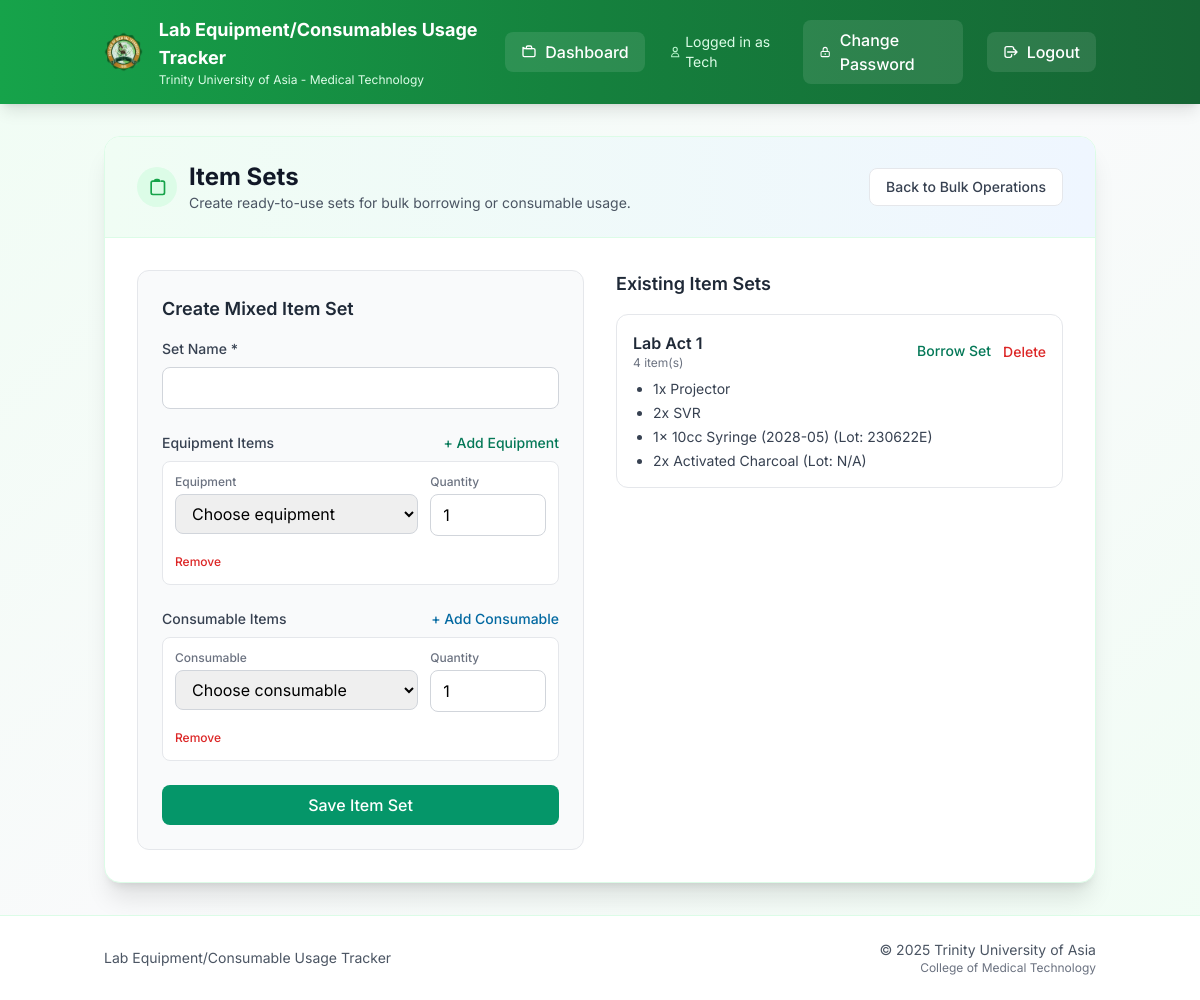
/item_sets (signed in), run on the app's committed database.
### models.py (models this page shows)
class ItemSet(db.Model):
    id = db.Column(db.Integer, primary_key=True)
    name = db.Column(db.String(120), nullable=False)
    set_type = db.Column(db.String(20), nullable=True, default='mixed')  # legacy compatibility
    created_by = db.Column(db.Integer, db.ForeignKey('user.id'), nullable=True)
    created_at = db.Column(db.DateTime, default=db.func.current_timestamp())
    items = db.relationship('ItemSetItem', backref='item_set', cascade='all, delete-orphan')
    creator = db.relationship('User', backref='item_sets')

class ItemSetItem(db.Model):
    id = db.Column(db.Integer, primary_key=True)
    set_id = db.Column(db.Integer, db.ForeignKey('item_set.id'), nullable=False)
    equipment_id = db.Column(db.Integer, db.ForeignKey('equipment.id'), nullable=True)
    consumable_id = db.Column(db.Integer, db.ForeignKey('consumable.id'), nullable=True)
    quantity = db.Column(db.Integer, default=1, nullable=False)
    equipment = db.relationship('Equipment', backref='item_set_items')
    consumable = db.relationship('Consumable', backref='item_set_items')

class Equipment(db.Model):
    id = db.Column(db.Integer, primary_key=True)
    description = db.Column(db.String(200), nullable=False)
    qty = db.Column(db.Integer)
    date_purchased = db.Column(db.String(20))
    serial_number = db.Column(db.String(100))
    brand_name = db.Column(db.String(100))
    model = db.Column(db.String(100))
    remarks = db.Column(db.String(100))
    location = db.Column(db.String(200))
    barcode = db.Column(db.String(50), nullable=True)  # Barcode for quick scanning

class Consumable(db.Model):
    id = db.Column(db.Integer, primary_key=True)
    balance_stock = db.Column(db.Integer)
    unit = db.Column(db.String(50))
    description = db.Column(db.String(200))
    expiration = db.Column(db.String(20))
    lot_number = db.Column(db.String(50))
    date_received = db.Column(db.String(20))
    items_out = db.Column(db.Integer)
    items_on_stock = db.Column(db.Integer)
    previous_month_stock = db.Column(db.Integer)
    units_consumed = db.Column(db.Integer)
    units_expired = db.Column(db.Integer)
    is_returnable = db.Column(db.Boolean, default=False, nullable=False)
    barcode = db.Column(db.String(50), nullable=True)  # Barcode for quick scanning

### app.py (the view, shortened to what this page needs)
@app.route('/item_sets', methods=['GET', 'POST'])
def item_sets():
    if session.get('role') not in ['tech', 'admin']:
        return redirect(url_for('dashboard'))
    equipment_list = Equipment.query.all()
    consumables_list = Consumable.query.all()
    item_sets = ItemSet.query.all()
    return render_template(
        'item_sets.html',
        equipment=equipment_list,
        consumables=consumables_list,
        item_sets=item_sets
    )

### templates/item_sets.html (shortened to what this page needs)
{% extends 'base.html' %}
{% block content %}
<div class="max-w-7xl mx-auto">
  <div class="bg-white rounded-2xl shadow-xl border border-green-100 overflow-hidden">
    <div class="px-8 py-6 bg-gradient-to-r from-green-50 to-blue-50 border-b border-green-100">
      <div class="flex items-center justify-between">
        <div class="flex items-center space-x-3">
          <div class="h-10 w-10 bg-green-100 rounded-full flex items-center justify-center">
          </div>
          <div>
            <h1 class="text-2xl font-bold text-gray-900">Item Sets</h1>
            <p class="text-sm text-gray-600">Create ready-to-use sets for bulk borrowing or consumable usage.</p>
          </div>
        </div>
        <a href="{{ url_for('bulk_operations') }}"
          class="inline-flex items-center px-4 py-2 bg-white border border-gray-200 rounded-lg text-sm font-medium text-gray-700 hover:bg-gray-50">
          Back to Bulk Operations
        </a>
      </div>
    </div>
    <div class="p-8">
      <div class="grid grid-cols-1 lg:grid-cols-2 gap-8">
        <div class="bg-gray-50 border border-gray-200 rounded-xl p-6">
          <h2 class="text-lg font-semibold text-gray-800 mb-4">Create Mixed Item Set</h2>
          <form method="POST" action="{{ url_for('item_sets') }}" class="space-y-6">
            <div>
              <label class="block text-sm font-medium text-gray-700 mb-2">Set Name *</label>
              <input type="text" name="set_name" required
                class="block w-full px-3 py-2 border border-gray-300 rounded-lg focus:outline-none focus:ring-2 focus:ring-emerald-500 focus:border-emerald-500 bg-white" />
            </div>
            <div>
              <div class="flex items-center justify-between mb-2">
                <label class="block text-sm font-medium text-gray-700">Equipment Items</label>
                <button type="button" onclick="addEquipmentSetItem()"
                  class="text-emerald-700 text-sm font-medium hover:text-emerald-900">+ Add Equipment</button>
              </div>
              <div id="equipment-set-items" class="space-y-3">
                <div class="equipment-set-item grid grid-cols-1 md:grid-cols-3 gap-3 bg-white p-3 rounded-lg border border-gray-200">
                  <div class="md:col-span-2">
                    <label class="block text-xs font-medium text-gray-500 mb-1">Equipment</label>
                    <select name="equipment_ids[]"
                      class="block w-full px-3 py-2 border border-gray-300 rounded-lg focus:outline-none focus:ring-2 focus:ring-emerald-500 focus:border-emerald-500">
                      <option value="">Choose equipment</option>
                    </select>
                  </div>
                  <div>
                    <label class="block text-xs font-medium text-gray-500 mb-1">Quantity</label>
                    <input type="number" name="equipment_quantities[]" min="1" value="1"
                      class="block w-full px-3 py-2 border border-gray-300 rounded-lg focus:outline-none focus:ring-2 focus:ring-emerald-500 focus:border-emerald-500" />
                  </div>
                  <div class="md:col-span-3">
                    <button type="button" onclick="removeEquipmentSetItem(this)"
                      class="text-red-600 text-xs font-medium hover:text-red-800">Remove</button>
                  </div>
                </div>
              </div>
            </div>
            <div>
              <div class="flex items-center justify-between mb-2">
                <label class="block text-sm font-medium text-gray-700">Consumable Items</label>
                <button type="button" onclick="addConsumableSetItem()"
                  class="text-sky-700 text-sm font-medium hover:text-sky-900">+ Add Consumable</button>
              </div>
              <div id="consumable-set-items" class="space-y-3">
                <div class="consumable-set-item grid grid-cols-1 md:grid-cols-3 gap-3 bg-white p-3 rounded-lg border border-gray-200">
                  <div class="md:col-span-2">
                    <label class="block text-xs font-medium text-gray-500 mb-1">Consumable</label>
                    <select name="consumable_ids[]"
                      class="block w-full px-3 py-2 border border-gray-300 rounded-lg focus:outline-none focus:ring-2 focus:ring-sky-500 focus:border-sky-500">
                      <option value="">Choose consumable</option>
                    </select>
                  </div>
                  <div>
                    <label class="block text-xs font-medium text-gray-500 mb-1">Quantity</label>
                    <input type="number" name="consumable_quantities[]" min="1" value="1"
                      class="block w-full px-3 py-2 border border-gray-300 rounded-lg focus:outline-none focus:ring-2 focus:ring-sky-500 focus:border-sky-500" />
                  </div>
                  <div class="md:col-span-3">
                    <button type="button" onclick="removeConsumableSetItem(this)"
                      class="text-red-600 text-xs font-medium hover:text-red-800">Remove</button>
                  </div>
                </div>
              </div>
            </div>
            <button type="submit"
              class="w-full inline-flex items-center justify-center px-4 py-2 bg-emerald-600 text-white rounded-lg font-medium hover:bg-emerald-700">
              Save Item Set
            </button>
          </form>
        </div>
        <div>
          <h2 class="text-lg font-semibold text-gray-800 mb-4">Existing Item Sets</h2>
          <div class="space-y-4">
            {% for s in item_sets %}
              <div class="bg-white border border-gray-200 rounded-xl p-4">
                <div class="flex items-center justify-between mb-2">
                  <div>
                    <h3 class="font-semibold text-gray-800">{{ s.name }}</h3>
                    <p class="text-xs text-gray-500">{{ s.items|length }} item(s)</p>
                  </div>
                  <div class="flex items-center space-x-3">
                    <a href="{{ url_for('bulk_operations') }}?set_id={{ s.id }}"
                       class="text-emerald-700 text-sm font-medium hover:text-emerald-900">Borrow Set</a>
                    <form method="POST" action="{{ url_for('delete_item_set', set_id=s.id) }}" onsubmit="return confirm('Delete this set?')">
                      <button type="submit" class="text-red-600 text-sm font-medium hover:text-red-800">Delete</button>
                    </form>
                  </div>
                </div>
                <ul class="text-sm text-gray-700 list-disc pl-5 space-y-1">
                  {% for item in s.items %}
                    {% if item.equipment %}
                      <li>{{ item.quantity }}x {{ item.equipment.description }}</li>
                    {% elif item.consumable %}
                      <li>{{ item.quantity }}x {{ item.consumable.description }} (Lot: {{ item.consumable.lot_number }})</li>
                    {% endif %}
                  {% endfor %}
                </ul>
              </div>
            {% else %}
              <p class="text-sm text-gray-500">No item sets yet.</p>
            {% endfor %}
          </div>
        </div>
      </div>
    </div>
  </div>
</div>
{% endblock %}

### templates/base.html (style rules this page uses)
body { font-family: 'Inter', sans-serif; }
* { transition: all 0.2s ease-in-out; }

### data on the page
ItemSet: name "Lab Act 1", items|length "4"
ItemSetItem: quantity "1", equipment.description "Projector"
ItemSetItem: quantity "2", equipment.description "SVR"
ItemSetItem: quantity "1", consumable.description "10cc Syringe (2028-05)", consumable.lot_number "230622E"
ItemSetItem: quantity "2", consumable.description "Activated Charcoal", consumable.lot_number "N/A"

### other printed values
{{ session.get('role', 'User').title() }} "Tech"
